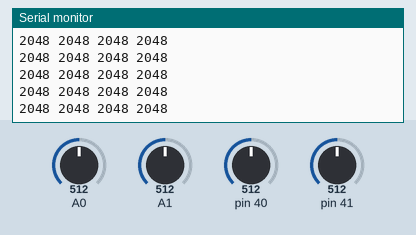
Bench run of a sketch on a simulated Teensy 4. Parts: the last lines printed to the serial monitor. The inputs (shaded band) are chosen by the test bench; at power-on: A0 = 512, A1 = 512, pin 40 = 512, pin 41 = 512 (analog values on the 0–1023 scale).

Above: at 1.2 s.
1.3 s: A0 set to 716
At 1.9 s:
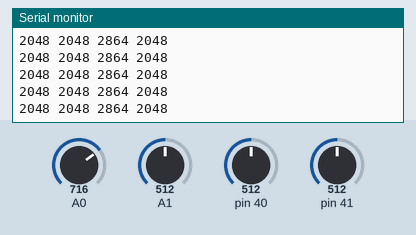
2.8 s: A1 set to 716
At 3.5 s:
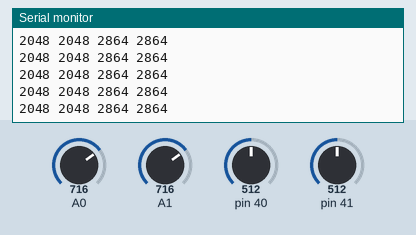
4.3 s: pin 40 set to 716
At 5.1 s:
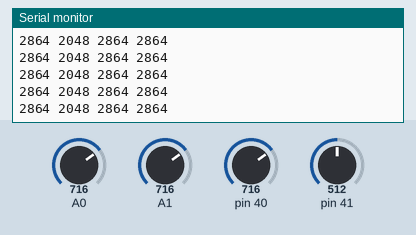
5.8 s: pin 41 set to 716
At 6.7 s:
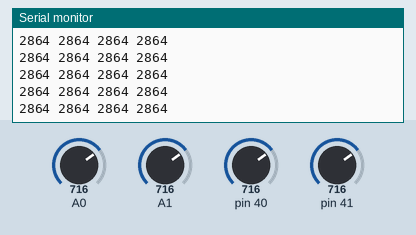
7.3 s: A0 set to 992
At 8.2 s:
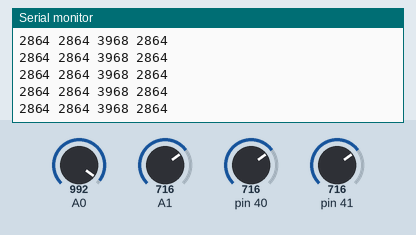
8.8 s: A1 set to 992
At 9.7 s:
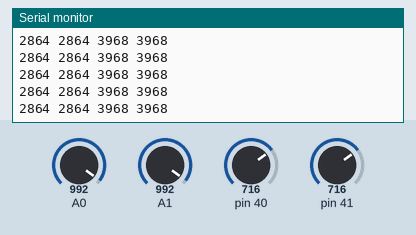
Timing chart, 0 to 11.3 s (numbered marks = the images above; inputs shaded):
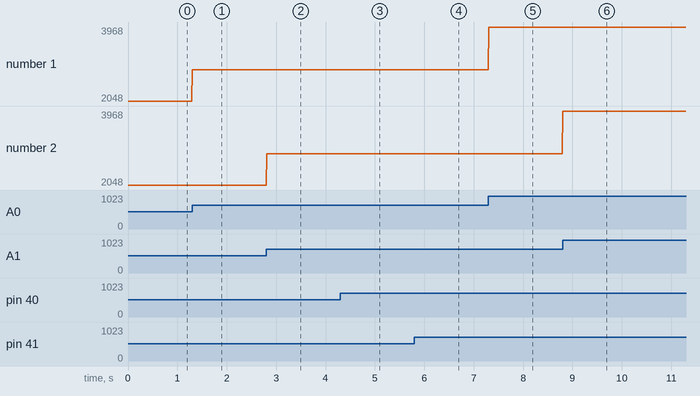

The sketch:

rocksat-piezo-adc-test.ino
```cpp
void setup() {
  Serial.begin(115200);
  analogReadResolution(12);  // 0–4095
}

void loop() {
  // Read A0…A3 (on Teensy 4.1 these map to pins 14–17)
  int v0 = analogRead(A16);
  int v1 = analogRead(A17);
  int v2 = analogRead(A0);
  int v3 = analogRead(A1);

  // Print space-separated values, ending with newline
  Serial.print(v0); Serial.print(' ');
  Serial.print(v1); Serial.print(' ');
  Serial.print(v2); Serial.print(' ');
  Serial.println(v3);

  delay(10);  // ~100 Hz sample rate
}
```

Measured:
- after the input at 1.3 s, the serial monitor: prints a new line at once (image 1)
- after the input at 2.8 s, the serial monitor: prints a new line at once (image 2)
- after the input at 4.3 s, the serial monitor: prints a new line at once (image 3)
- after the input at 5.8 s, the serial monitor: prints a new line at once (image 4)
- after the input at 7.3 s, the serial monitor: prints a new line at once (image 5)
- after the input at 8.8 s, the serial monitor: prints a new line at once (image 6)
- plotted number 1: 2048 → 2864 after the input at 1.3 s, 2864 → 3968 after the input at 7.3 s
